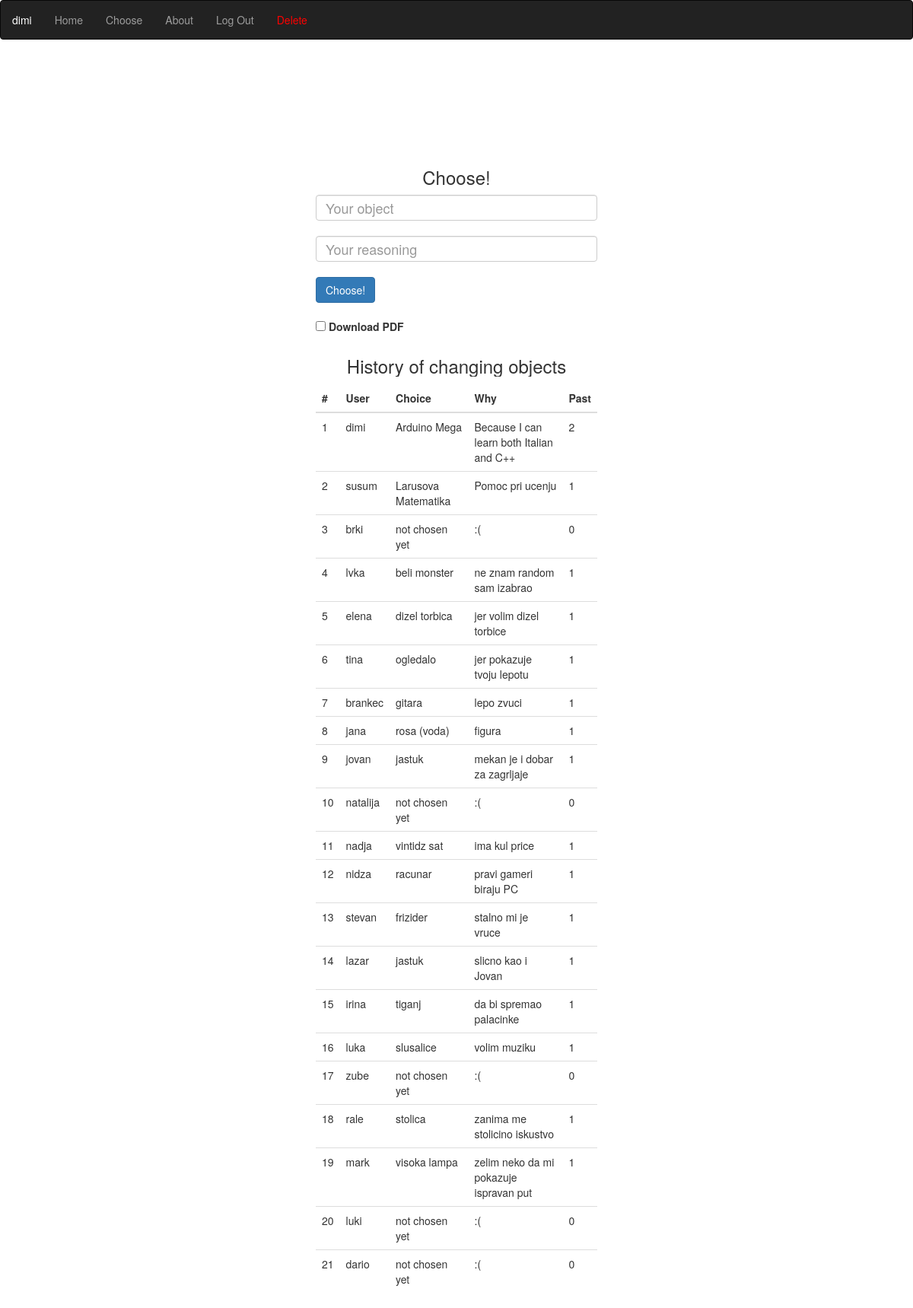
/choose (signed in), run on an earlier commit of the app's database.
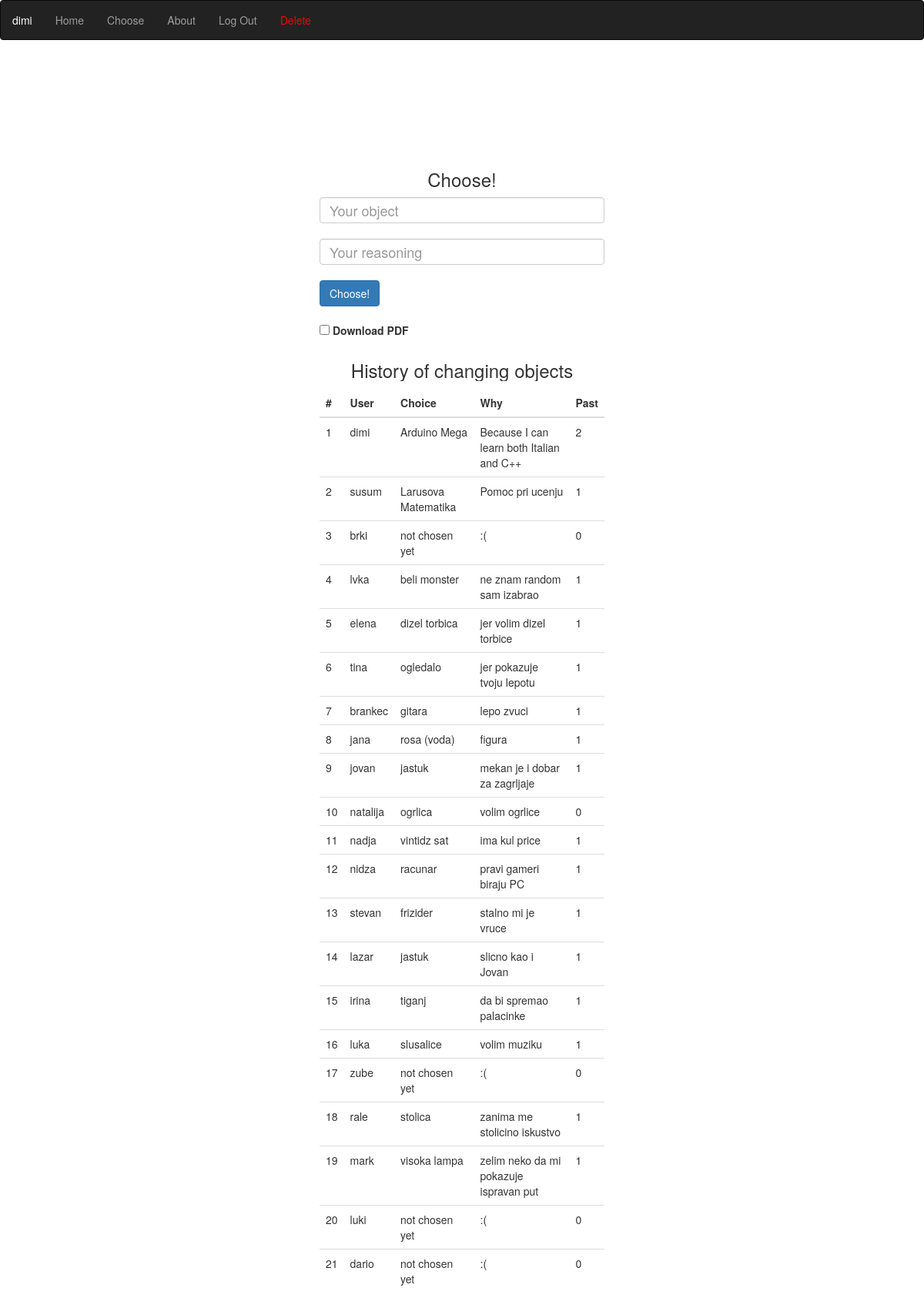
And on a later commit of the database.
### tables this page shows
CREATE TABLE history(
    id INTEGER PRIMARY KEY AUTOINCREMENT, 
    username TEXT UNIQUE NOT NULL,
    choice TEXT NOT NULL,
    why TEXT NOT NULL,
    past INTEGER NOT NULL
);

### app.py (the view, shortened to what this page needs)
@app.route("/choose", methods=["GET","POST"])
@login_required
def choose():
    if request.method == "GET":
        return render_template("choose.html",history=db.execute("SELECT * FROM history"))

### app.py (called while the page is built)
@app.after_request #ukoliko se korisnik prijavi a potom ode nazad, morace opet da unese podatke, tjt nemoj pamitit podatke
def after_request(response):
    response.headers["Cache-Control"] = "no-cache, no-store, must-revalidate"
    return response

### other_functions.py (called while the page is built)
def login_required(f):
    @wraps(f)
    def decorated_function(*args, **kwargs):
        if session.get("user_id") is None: #ukoliko korisnik nije prijavljen, posalji ga da se prijavi
            return redirect("/login")
        return f(*args, **kwargs)
    return decorated_function

### templates/choose.html (shortened to what this page needs)
{% extends "layout.html" %}
{% block main %}
    <div class="col-sm-4"></div>
    <div class="col-sm-4">
        <h3 style="margin-top:40%; text-align: center;">Choose!</h3>
        <form action="/choose" method="post">
            <input class="form-control w-auto" name="choice" style="margin-bottom: 20px; font-size: large;" required placeholder="Your object">
            <input class="form-control w-auto" name="why" style="margin-bottom: 20px; font-size: large;" required placeholder="Your reasoning" maxlength="50">
            <button class="btn btn-primary" type="submit" style="margin-bottom: 20px;">Choose!</button>
            <br/>
            <label><input name="check" type="checkbox" class="form-check-input w-auto"> Download PDF</label>
            <br/>
        </form>
            <h3 style="text-align: center;">History of changing objects</h3>
            <table class="table">
                <thead>
                    <tr>
                        <th>#</th>
                        <th>User</th>
                        <th>Choice</th>
                        <th>Why</th>
                        <th>Past</th>
                    </tr>
                </thead>
                <tbody>
                    {% for i in history %}
                    <tr>
                        <td>{{i["id"]}}</td>
                        <td>{{i["username"]}}</td>
                        <td>{{i["choice"]}}</td>
                        <td>{{i["why"]}}</td>
                        <td>{{i["past"]}}</td>
                    </tr>
                    {% endfor %}
                </tbody>
            </table>
    </div>
{% endblock %}

### templates/layout.html (shortened to what this page needs)
<!DOCTYPE html>
<html>
    <head>
        <link rel="stylesheet" href="https://maxcdn.bootstrapcdn.com/bootstrap/3.4.1/css/bootstrap.min.css">
        <link rel="stylesheet" href="../static/style.css">
    </head>
    <body>
        <nav class="navbar navbar-inverse" style="width:100%;">
            <ul class="nav navbar-nav">
                {% if session["user_id"]%}
                    <li><a href="" id="user">{{session["user_name"]}}</a></li>
                    <li><a href="/">Home</a></li>
                    <li><a href="/choose">Choose</a></li>
                    <li><a href="/about">About</a></li>
                    <li><a href="/logout">Log Out</a></li>
                    <li><a href="/delete" id="delete">Delete</a></li>
                {% else %}
                    <li><a href="/">Home</a></li>
                    <li><a href="/login">Login</a></li>
                    <li><a href="/register">Register</a></li>
                    <li><a href="/about">About</a></li>
                {% endif %}
            </ul>
        </nav>
        {% block main %}{% endblock %}
    </body>
</html>

### static/style.css (style rules this page uses)
* { overflow-x: hidden; }
#user { pointer-events: none; color:rgb(255,255,255) }
#delete { color:red; }

What changed in the data, as far as the page shows it:
changed history "natalija": choice "not chosen yet" → "ogrlica"; why ":(" → "volim ogrlice"
